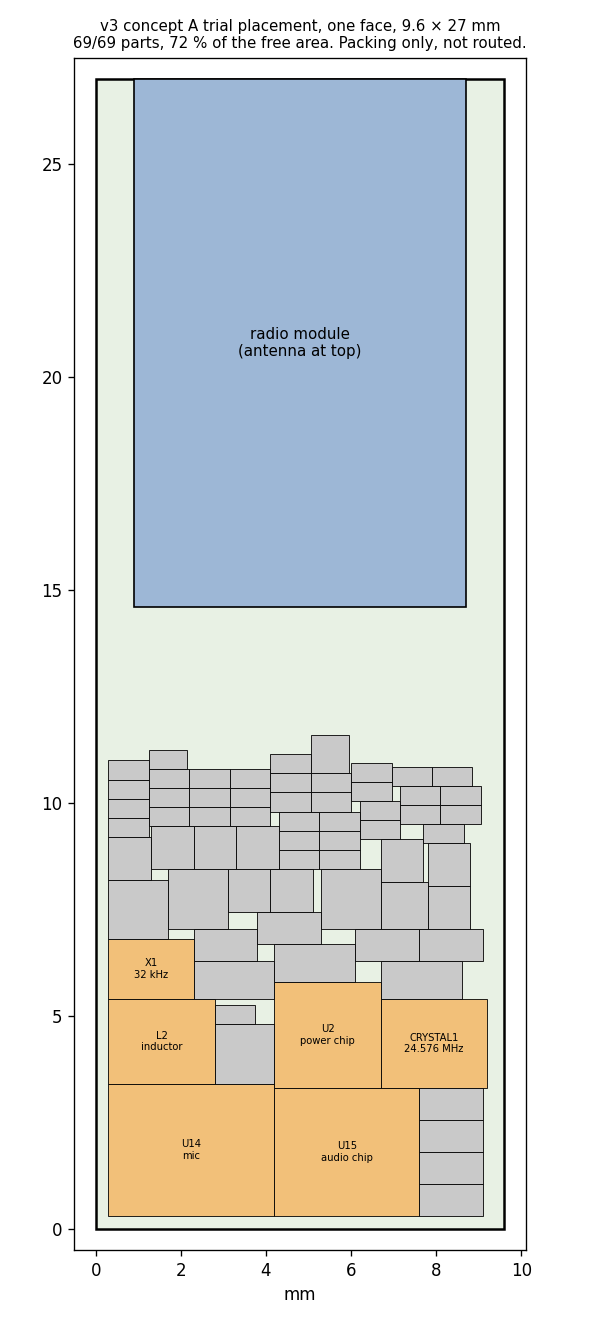

Source code (Python):
"""Haven v3 concept A: trial placement of every pod part on ONE face of a 9.6 x 27 mm board (2026-11-11).

This is a packing test only: it answers "is there room", not "can it be routed". Parts are placed bottom-left
first, biggest first, with no electrical grouping. Each rectangle is the part's body + pads + a keep-apart margin
(so rectangles may touch). Part list = the v2 pod (v2_pod_parts.json, read from the v2 board) with these changes:
  - mic moves to the pod only: cable pads W1-W4 and three of the six ESD diodes go
  - L101/L102 (never fitted) go; L2 becomes a real 2.0 x 1.6 mm power inductor (design review finding 2)
  - X1 (32.768 kHz, 3.2 x 1.5) becomes a 1.6 x 1.0 mm crystal (a part change, not yet chosen)
    python3 trial_placement.py  ->  trial_placement.png, prints the fill and anything that did not fit
"""
import json, os
import numpy as np
import matplotlib
matplotlib.use("Agg")
import matplotlib.pyplot as plt

HERE = os.path.dirname(os.path.abspath(__file__))
W, L, EDGE, G = 9.6, 27.0, 0.3, 0.05
MOD = (7.8, 12.4)                        # Raytac module, antenna end at the top edge
SIZE = {  # footprint -> rectangle incl. margin (mm)
    "C0201": (0.95, 0.45), "R0201": (0.95, 0.45), "C0402": (1.5, 0.75), "D_SOD-523": (1.9, 0.9),
    "TestPad_0.8": (1.0, 1.0), "WirePad_0.8": (1.0, 1.0), "Pad_1.2": (1.4, 1.4), "PogoPad_1.6": (1.4, 1.4)}
SPECIAL = {"U15": (3.4, 3.0, "audio chip"), "U2": (2.5, 2.5, "power chip"), "U14": (3.9, 3.1, "mic"), "L2": (2.5, 2.0, "inductor"),
           "CRYSTAL1": (2.5, 2.1, "24.576 MHz"), "X1": (2.0, 1.4, "32 kHz"), "U3": (1.1, 1.1, "switch"), "Q2": (0.9, 0.9, ""), "U4": (0.9, 0.45, "")}
DROP = {"W1", "W2", "W3", "W4", "L101", "L102", "U1", "D4", "D5", "D6"}

parts = []
for p in json.load(open(os.path.join(HERE, "v2_pod_parts.json"))):
    if p["ref"] in DROP:
        continue
    if p["ref"] in SPECIAL:
        w, h, lab = SPECIAL[p["ref"]]
    else:
        w, h = SIZE[p["fp"]]; lab = ""
    parts.append([p["ref"], w, h, lab])
parts.sort(key=lambda p: -max(p[1], p[2]) * 100 - p[1] * p[2])

y_free_top = L - MOD[1] - 0.3            # parts stay 0.3 mm below the module
nx, ny = int(round((W - 2 * EDGE) / G)), int(round((y_free_top - EDGE) / G))
occ = np.zeros((ny, nx), bool)
placed, failed = [], []
for ref, w, h, lab in parts:
    done = False
    for (a, b) in ((w, h), (h, w)):
        ia, ib = int(round(a / G)), int(round(b / G))
        for j in range(0, ny - ib + 1):
            for i in range(0, nx - ia + 1):
                if not occ[j:j + ib, i:i + ia].any():
                    occ[j:j + ib, i:i + ia] = True
                    placed.append((ref, EDGE + i * G, EDGE + j * G, a, b, lab)); done = True; break
            if done: break
        if done: break
    if not done:
        failed.append(ref)
area = sum(p[1] * p[2] for p in parts)
region = (W - 2 * EDGE) * (y_free_top - EDGE)
top_used = max(p[2] + p[4] for p in placed)
print(f"parts {len(parts)}  placed {len(placed)}  failed {failed}")
print(f"part area {area:.1f} mm2 of {region:.1f} mm2 = {100 * area / region:.0f} % ; highest used y = {top_used:.2f} of {y_free_top:.2f} mm")

fig, ax = plt.subplots(figsize=(5, 11))
ax.add_patch(plt.Rectangle((0, 0), W, L, fc="#e8f1e4", ec="k", lw=1.5))
ax.add_patch(plt.Rectangle(((W - MOD[0]) / 2, L - MOD[1]), MOD[0], MOD[1], fc="#9db7d6", ec="k"))
ax.text(W / 2, L - MOD[1] / 2, "radio module\n(antenna at top)", ha="center", va="center", fontsize=9)
for ref, x, y, a, b, lab in placed:
    big = a * b > 2
    ax.add_patch(plt.Rectangle((x, y), a, b, fc="#f2c079" if big else "#c9c9c9", ec="k", lw=0.5))
    if big:
        ax.text(x + a / 2, y + b / 2, f"{ref}\n{lab}", ha="center", va="center", fontsize=6)
ax.set_xlim(-0.5, W + 0.5); ax.set_ylim(-0.5, L + 0.5); ax.set_aspect("equal")
ax.set_title(f"v3 concept A trial placement, one face, 9.6 × 27 mm\n{len(placed)}/{len(parts)} parts, {100 * area / region:.0f} % of the free area. Packing only, not routed.", fontsize=9)
ax.set_xlabel("mm"); fig.tight_layout(); fig.savefig(os.path.join(HERE, "trial_placement.png"), dpi=120)
